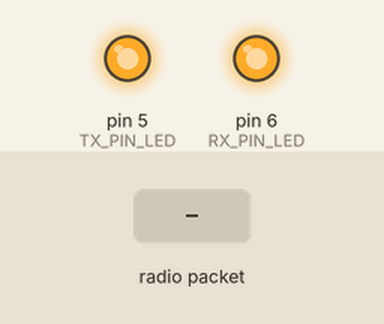
Simulated run of this sketch. Board: Arduino Uno, built with avr-gcc and run on an emulated ATmega328P. On the bench: output pins drawn as LEDs (lit = HIGH). The inputs (shaded band) are chosen by the test bench. No radio packets arrive unless stated; what the sketch prints to the serial monitor is not drawn.

Above: at 0.1 s.
At 1.7 s:
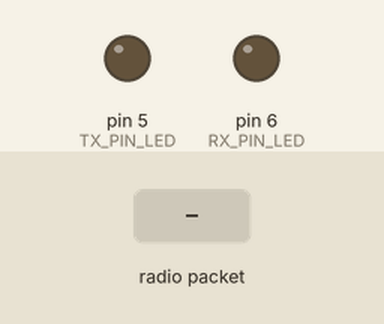
1.8 s: radio packet "1" arrives
Timing chart, 0 to 4.8 s (numbered marks = the images above; inputs shaded):
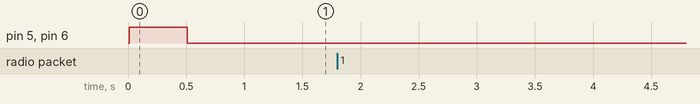

The sketch:

Slave.ino
```cpp
/* Slave */

/* Libraries */

#include <SPI.h>
#include <nRF24L01.h>
#include <RF24.h>

/* Directives and Macros */
#define PIPE_ADDRESS_SIZE  5    //Only 5 byte!
#define BUFFER_SIZE       32   //Size of TX and RX buffers


#define UART_SPEED_48    4800   //UART speeds
#define UART_SPEED_96    9600
#define UART_SPEED_288   28800
#define UART_SPEED_115   115200

#define TX_PIN_LED 5            //Pins numbers
#define RX_PIN_LED 6

/* Variables */
boolean RxState = false;
boolean TxState = false;

boolean RxRole = true;
boolean TxRole = false;
boolean ModuleRole = true;

uint8_t RxCounter = 0x00;
uint8_t TxCounter = 0x00;
uint8_t ToRxCounter = 0x02;
uint8_t ToTxCounter = 0x0F;


//uint32_t TimeExecute = 0; niepotrzebne
uint32_t RxTimeExecute = 0;
uint32_t TxTimeExecute = 0;
uint16_t blinkTime = 500;

String RxBufferName = "RX Buffer";
String TxBufferName = "TX Buffer";

/* Arrays */
uint8_t TxBuffer[BUFFER_SIZE];
uint8_t RxBuffer[BUFFER_SIZE];

uint8_t TxAddresses[PIPE_ADDRESS_SIZE] =  {0x0B, 0x0B, 0x0B, 0x0B, 0x02};  //TX pipeline address
uint8_t RxAddresses[PIPE_ADDRESS_SIZE] =  {0x0A, 0x0A, 0x0A, 0x0A, 0x01};   //RX pipeline address

/* Prototypes */
boolean doubleBlink(uint8_t ledPin_1, uint8_t ledPin_2, uint16_t blinkTime);
void bufferReset(uint8_t *buf, uint8_t bufSize);
void bufferPrint(uint8_t *buf, uint8_t bufSize);
void bufferPrint(uint8_t *buf, uint8_t bufSize, String bufferName);

RF24 receiver(7, 8);

void setup() {
  /* UART init */
  Serial.begin(UART_SPEED_96, SERIAL_8E1);                        //UART 8 bits with EVEN mode - że bit parzystości
  Serial.println("\nreceiver application start\nUART init OK\n");
  delay(10);

  /* GPIO init */
  pinMode(TX_PIN_LED, OUTPUT);
  pinMode(RX_PIN_LED, OUTPUT);
  doubleBlink(TX_PIN_LED, RX_PIN_LED, blinkTime);
  Serial.println("\nLEDs init OK\nTX LED pin: 6 \nRX LED pin: 5 \n");
  delay(10);

  /* nRF24L01+ init */
  receiver.begin();
  receiver.openWritingPipe(TxAddresses);
  receiver.openReadingPipe(1, RxAddresses);
  receiver.setPALevel(RF24_PA_MIN);
  Serial.println("\nNRF24 init OK\n Set TX and RX pipeline addresses\n");
  delay(10);

  /* Clean buffers */
  bufferReset(TxBuffer, sizeof(TxBuffer));
  bufferReset(RxBuffer, sizeof(RxBuffer));
  Serial.println("\nTX and RX buffers RESET OK\n");

  receiver.startListening();
}

void loop() {
  delay(1000);
  /* Start receive */
//  RxTimeExecute = micros();                      //time execute measure
  receiver.startListening();

  if (RxRole) {                                    //if module is Receiver
    digitalWrite(RX_PIN_LED, HIGH);
    if (receiver.available()) {                  //receiving data while they are in nRF24 FIFO's buffer
      receiver.read(RxBuffer, BUFFER_SIZE);      //read data
      RxState = true;                            //if read Status = OK
    }
    else {
      RxState = false;                           //if not read Status = not OK
    }
    digitalWrite(RX_PIN_LED, LOW);
    Serial.println("\nReceive state: " + String(RxState) + "\n" );
    bufferPrint(RxBuffer, BUFFER_SIZE, RxBufferName);                 //Print received bytes
    RxCounter++;
    Serial.println("\nRx Counter " + String(RxCounter) + "\n");
  }
//  RxTimeExecute = micros() - RxTimeExecute;
//  Serial.println("\nRx execute time: " + (String(RxTimeExecute)) + " us\n" );    //Print time of execute
  /* End of receive */

  /* Change role */
  if (RxCounter == ToTxCounter) {
    Serial.println("Change role from RX to TX\nRxCounter: " + String(RxCounter));
    RxRole = false;
    TxRole = true;
    RxCounter = 0;
    //tutaj linia do zmiany roli
  }

  /* Start tranmit */
  if (TxRole) {
    receiver.stopListening();
    TxBuffer[0] = 0x4A; TxBuffer[1] = 0x55; TxBuffer[2] = 0x4C; TxBuffer[3] = 0x49; TxBuffer[4] = 0x41;
    digitalWrite(TX_PIN_LED, HIGH);
    TxState = receiver.write(TxBuffer, BUFFER_SIZE);
    Serial.println("\nTransmit state " + String(TxState) + "\n");
    digitalWrite(TX_PIN_LED, LOW);
    TxCounter++;
  }
  /* Change role */
  if (TxCounter == ToRxCounter) {
    Serial.println("\nChange role from TX to RX\nTxCounter: " + String(TxCounter));
    RxRole = true;
    TxRole = false;
    TxCounter = 0;
  }


}

/* Functions */

/* Blink two LEDs */
boolean doubleBlink(uint8_t ledPin_1, uint8_t ledPin_2, uint16_t blinkTime) {
  if ( ((ledPin_1 < 0) || (ledPin_1 > 13)) || ((ledPin_2 < 0) || (ledPin_2 > 13)) ) {
    return false;
  }
  if ( blinkTime > 10000) {   //jezeli wieksze do 10 sek
    blinkTime = 2000;
  }

  if ( digitalRead(ledPin_1) == HIGH || digitalRead(ledPin_2) == HIGH ) {       // high high
    digitalWrite(ledPin_1, LOW);  digitalWrite(ledPin_2, LOW);
    delay(blinkTime);
    digitalWrite(ledPin_1, HIGH); digitalWrite(ledPin_2, HIGH);
    return true;

  } else if ( digitalRead(ledPin_1) == LOW || digitalRead(ledPin_2) == LOW ) {    //low low
    digitalWrite(ledPin_1, HIGH); digitalWrite(ledPin_2, HIGH);
    delay(blinkTime);
    digitalWrite(ledPin_1, LOW);  digitalWrite(ledPin_2, LOW);
    return true;

  } else if ( digitalRead(ledPin_1) == LOW || digitalRead(ledPin_2) == HIGH) {    //low high
    digitalWrite(ledPin_1, HIGH); digitalWrite(ledPin_2, LOW);
    delay(blinkTime);
    digitalWrite(ledPin_1, LOW);  digitalWrite(ledPin_2, HIGH);
    return true;

  } else if ( digitalRead(ledPin_1) == HIGH || digitalRead(ledPin_2) == LOW ) {   //high low
    digitalWrite(ledPin_1, LOW); digitalWrite(ledPin_2, HIGH);
    delay(blinkTime);
    digitalWrite(ledPin_1, HIGH);  digitalWrite(ledPin_2, LOW);
    return true;
  } else {
    return false;
  }
}

/* Clean arrays functions */
void bufferReset(uint8_t *buf, uint8_t bufSize) {            //Funkcja resetowanai bufora
  for (uint8_t i = 0; i < bufSize; i++) {
    buf[i] = 0;
  }
}

void bufferPrint(uint8_t *buf, uint8_t bufSize) {
  for (int i = 0; i < bufSize; i++ ) {
    Serial.print("\t " + (String(buf[i])) + " " );
  }
}

void bufferPrint(uint8_t *buf, uint8_t bufSize, String bufferName) {
  Serial.print("\nContent of " + bufferName + ": ");
  bufferPrint(buf, bufSize);
}
```
